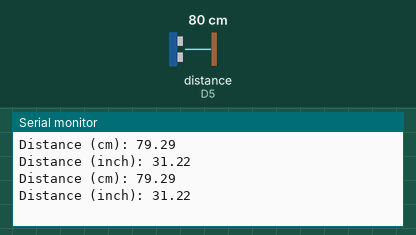
The sketch below on a simulated ESP8266 (NodeMCU). Parts: the last lines printed to the serial monitor. Wiring (inferred from the names in the program): ultrasonic range finder: trigger D6; echo D5. Inputs (shaded band) come from the test bench; at power-on: distance to the obstacle (sensor on D5) 80 cm. The echo pulse lasts 58.3 µs per cm.

Above: at 1.8 s.
1.9 s: distance to the obstacle (sensor on D5) set to 2 cm
At 2.8 s:
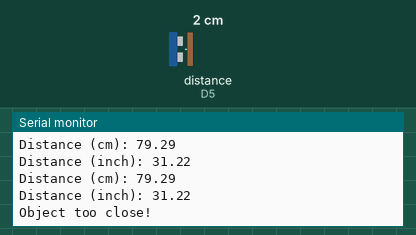
4.5 s: distance to the obstacle (sensor on D5) set to 4 cm
At 5.3 s:
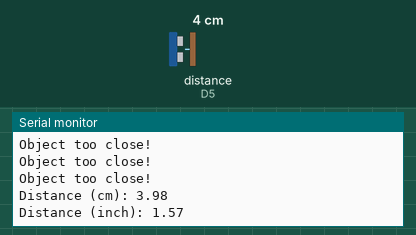

The sketch:

ULTRA_SONIC_SENSOR.ino
```cpp
const int trigPin = D6;
const int echoPin = D5;

#define SOUND_VELOCITY 0.034 // 20 degree -> 340 m/s
#define CM_TO_INCH 0.393701  // to convert it to from cm to inch
#define MIN_DISTANCE_CM 2   // reliable minimum distance
#define MAX_DISTANCE_CM 400 // HC-SR04 maximum range

void setup() {
  Serial.begin(115200);
  pinMode(trigPin, OUTPUT);
  pinMode(echoPin, INPUT);
}

void loop() {
  // Clear trigger
  digitalWrite(trigPin, LOW);
  delayMicroseconds(2);

  // Send trigger pulse
  digitalWrite(trigPin, HIGH);
  delayMicroseconds(10);
  digitalWrite(trigPin, LOW);

  // Measure echo duration
  long duration = pulseIn(echoPin, HIGH, 30000); // timeout after 30ms (~5m)

  if (duration == 0) {
    Serial.println("No echo detected (object too close or out of range).");
  }
  else if (duration < 200) {  // very short pulse = unreliable (< ~2 cm)
    Serial.println("Object too close!");
  }
  else {
    float distanceCm = (duration * SOUND_VELOCITY) / 2;

    if (distanceCm < MIN_DISTANCE_CM) {
      Serial.println("Object too close!");
    }
    else if (distanceCm > MAX_DISTANCE_CM) {
      Serial.println("Object out of range!");
    }
     else {
      // Valid distance
      float distanceInch = distanceCm * CM_TO_INCH;
      Serial.print("Distance (cm): ");
      Serial.println(distanceCm);
      Serial.print("Distance (inch): ");
      Serial.println(distanceInch);
    }
  }

  delay(1000);
}
```

Measured:
- after the input at 1.9 s, the serial monitor: prints a new line after 0.11 s (image 1)
- after the input at 4.5 s, the serial monitor: prints a new line after 0.51 s (image 2)
